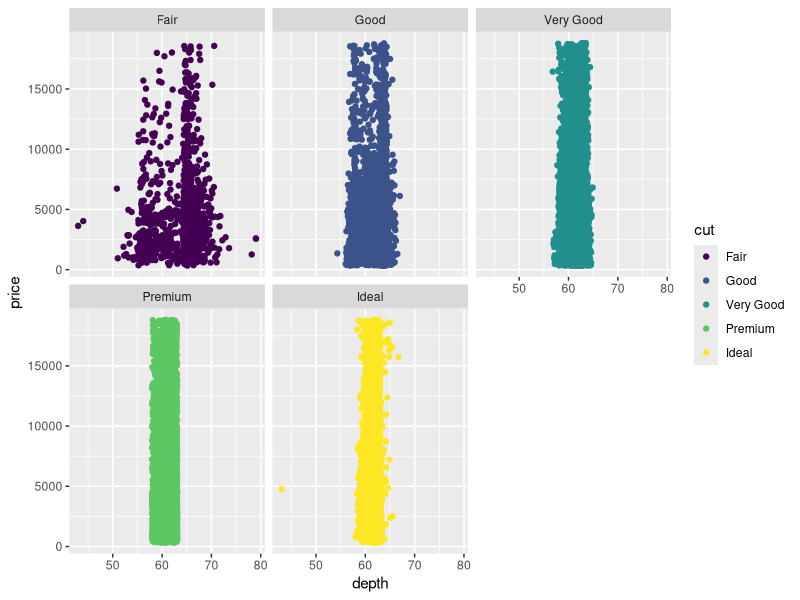
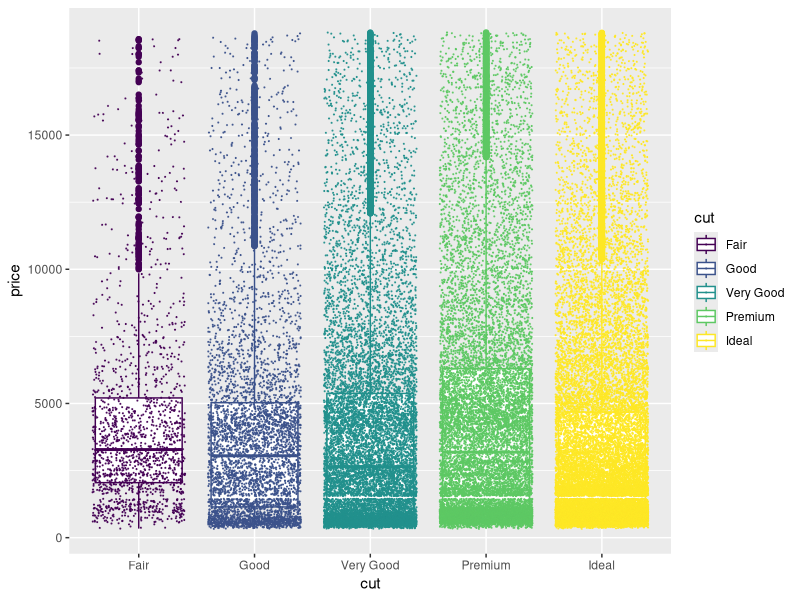

Write the R code that produced these figures, in order.
## ---- chunk 1
library(tidyverse); library(ggplot2)
data("diamonds")

df=diamonds %>% ggplot(aes(x=depth, y=price, color=cut))+
  geom_point(size=0.2)+geom_jitter()+ facet_wrap(cut~.)
df
df2=diamonds %>% ggplot(aes(x=cut, y=price, color=cut))+
  geom_boxplot()+geom_jitter(size=0.1, alpha=0.8)
df2
